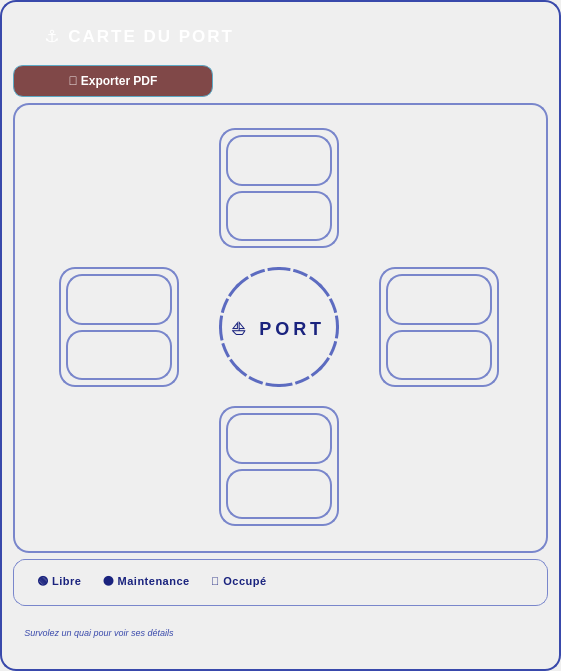
     <widget class="QFrame" name="frame_2">
      <property name="geometry">
       <rect>
        <x>30</x>
        <y>70</y>
        <width>561</width>
        <height>671</height>
       </rect>
      </property>
      <property name="styleSheet">
       <string notr="true">
background-color: qlineargradient(x1:0, y1:0, x2:0.3, y2:1,
  stop:0 #e8eaf6, stop:0.2 #c5cae9, stop:0.5 #e3f2fd, stop:0.8 #c5cae9, stop:1 #e8eaf6);
border: 2px solid #3949ab;
border-radius: 16px;</string>
      </property>
      <property name="frameShape">
       <enum>QFrame::Shape::StyledPanel</enum>
      </property>
      <property name="frameShadow">
       <enum>QFrame::Shadow::Raised</enum>
      </property>
      <layout class="QVBoxLayout" name="verticalLayout_map">
       <item>
        <widget class="QLabel" name="label_map_title">
         <property name="minimumSize">
          <size>
           <width>0</width>
           <height>40</height>
          </size>
         </property>
         <property name="styleSheet">
          <string notr="true">color: white;
font-size: 17px;
font-weight: bold;
letter-spacing: 2px;
padding: 8px 14px;
border: none;
background: qlineargradient(x1:0, y1:0, x2:1, y2:0,
  stop:0 #1a237e, stop:0.5 #283593, stop:1 #1a237e);
border-radius: 10px;</string>
         </property>
         <property name="text">
          <string>  ⚓ CARTE DU PORT</string>
         </property>
        </widget>
       </item>
       <item>
        <widget class="QPushButton" name="btnExportMapPdf">
         <property name="maximumSize">
          <size>
           <width>200</width>
           <height>32</height>
          </size>
         </property>
         <property name="styleSheet">
          <string notr="true">#btnExportMapPdf {
    background-color: rgba(80, 0, 0, 0.7);
    border: 1px solid rgba(89, 171, 200, 0.95);
    border-radius: 10px;
    padding: 6px 12px;
    color: white;
    font-weight: 600;
}

#btnExportMapPdf:hover {
    background-color: rgb(162, 15, 18);
    border-color: rgba(255, 140, 0, 0.9);
}
</string>
         </property>
         <property name="text">
          <string>📄 Exporter PDF</string>
         </property>
        </widget>
       </item>
       <item>
        <widget class="QFrame" name="mapContainer">
         <property name="minimumSize">
          <size>
           <width>450</width>
           <height>450</height>
          </size>
         </property>
         <property name="styleSheet">
          <string notr="true">background-color: qradialgradient(cx:0.5, cy:0.5, radius:0.9,
  fx:0.4, fy:0.4,
  stop:0 #e1f5fe, stop:0.3 #b3e5fc, stop:0.6 #e1f5fe, stop:1 #e8eaf6);
border-radius: 16px;
border: 2px solid #7986cb;</string>
         </property>
         <layout class="QGridLayout" name="gridLayout_map">
          <property name="leftMargin">
           <number>12</number>
          </property>
          <property name="topMargin">
           <number>12</number>
          </property>
          <property name="rightMargin">
           <number>12</number>
          </property>
          <property name="bottomMargin">
           <number>12</number>
          </property>
          <property name="spacing">
           <number>8</number>
          </property>
          <item row="2" column="1">
           <widget class="QFrame" name="zoneSud_map">
            <property name="minimumSize">
             <size>
              <width>120</width>
              <height>120</height>
             </size>
            </property>
            <property name="maximumSize">
             <size>
              <width>120</width>
              <height>120</height>
             </size>
            </property>
            <layout class="QVBoxLayout" name="verticalLayout_zoneSud">
             <property name="spacing">
              <number>5</number>
             </property>
             <property name="leftMargin">
              <number>5</number>
             </property>
             <property name="topMargin">
              <number>5</number>
             </property>
             <property name="rightMargin">
              <number>5</number>
             </property>
             <property name="bottomMargin">
              <number>5</number>
             </property>
             <item>
              <widget class="QLabel" name="label_zoneSud_map">
               <property name="styleSheet">
                <string notr="true">color: white;
font-weight: bold;
font-size: 10px;
qproperty-alignment: AlignCenter;</string>
               </property>
              </widget>
             </item>
             <item>
              <widget class="QLabel" name="value_zoneSud_map">
               <property name="styleSheet">
                <string notr="true">color: #27ae60;
font-weight: bold;
font-size: 9px;
qproperty-alignment: AlignCenter;</string>
               </property>
              </widget>
             </item>
            </layout>
           </widget>
          </item>
          <item row="0" column="1">
           <widget class="QFrame" name="zoneNord_map">
            <property name="minimumSize">
             <size>
              <width>120</width>
              <height>120</height>
             </size>
            </property>
            <property name="maximumSize">
             <size>
              <width>120</width>
              <height>120</height>
             </size>
            </property>
            <layout class="QVBoxLayout" name="verticalLayout_zoneNord">
             <property name="spacing">
              <number>5</number>
             </property>
             <property name="leftMargin">
              <number>5</number>
             </property>
             <property name="topMargin">
              <number>5</number>
             </property>
             <property name="rightMargin">
              <number>5</number>
             </property>
             <property name="bottomMargin">
              <number>5</number>
             </property>
             <item>
              <widget class="QLabel" name="label_zoneNord_map">
               <property name="styleSheet">
                <string notr="true">color: white;
font-weight: bold;
font-size: 10px;
qproperty-alignment: AlignCenter;</string>
               </property>
              </widget>
             </item>
             <item>
              <widget class="QLabel" name="value_zoneNord_map">
               <property name="styleSheet">
                <string notr="true">color: #3498db;
font-weight: bold;
font-size: 9px;
qproperty-alignment: AlignCenter;</string>
               </property>
              </widget>
             </item>
            </layout>
           </widget>
          </item>
          <item row="1" column="1">
           <widget class="QFrame" name="zoneCentre_map">
            <property name="minimumSize">
             <size>
              <width>120</width>
              <height>120</height>
             </size>
            </property>
            <property name="maximumSize">
             <size>
              <width>120</width>
              <height>120</height>
             </size>
            </property>
            <property name="styleSheet">
             <string notr="true">background-color: qradialgradient(cx:0.5, cy:0.5, radius:0.5,
  fx:0.5, fy:0.5,
  stop:0 rgba(21, 101, 192, 0.3),
  stop:0.4 rgba(21, 101, 192, 0.15),
  stop:0.8 rgba(21, 101, 192, 0.05),
  stop:1 transparent);
border-radius: 60px;
border: 3px dashed #5c6bc0;</string>
            </property>
            <layout class="QVBoxLayout" name="verticalLayout_centre">
             <item>
              <widget class="QLabel" name="label_centre_map">
               <property name="styleSheet">
                <string notr="true">color: #1a237e;
font-weight: bold;
font-size: 18px;
letter-spacing: 4px;
qproperty-alignment: AlignCenter;
border: none;
background: transparent;</string>
               </property>
               <property name="text">
                <string>⛵ PORT</string>
               </property>
              </widget>
             </item>
            </layout>
           </widget>
          </item>
          <item row="1" column="0">
           <widget class="QFrame" name="zoneOuest_map">
            <property name="minimumSize">
             <size>
              <width>120</width>
              <height>120</height>
             </size>
            </property>
            <property name="maximumSize">
             <size>
              <width>120</width>
              <height>120</height>
             </size>
            </property>
            <layout class="QVBoxLayout" name="verticalLayout_zoneOuest">
             <property name="spacing">
              <number>5</number>
             </property>
             <property name="leftMargin">
              <number>5</number>
             </property>
             <property name="topMargin">
              <number>5</number>
             </property>
             <property name="rightMargin">
              <number>5</number>
             </property>
             <property name="bottomMargin">
              <number>5</number>
             </property>
             <item>
              <widget class="QLabel" name="label_zoneOuest_map">
               <property name="styleSheet">
                <string notr="true">color: white;
font-weight: bold;
font-size: 10px;
qproperty-alignment: AlignCenter;</string>
               </property>
              </widget>
             </item>
             <item>
              <widget class="QLabel" name="value_zoneOuest_map">
               <property name="styleSheet">
                <string notr="true">color: #9b59b6;
font-weight: bold;
font-size: 9px;
qproperty-alignment: AlignCenter;</string>
               </property>
              </widget>
             </item>
            </layout>
           </widget>
          </item>
          <item row="1" column="2">
           <widget class="QFrame" name="zoneEst_map">
            <property name="minimumSize">
             <size>
              <width>120</width>
              <height>120</height>
             </size>
            </property>
            <property name="maximumSize">
             <size>
              <width>120</width>
              <height>120</height>
             </size>
            </property>
            <layout class="QVBoxLayout" name="verticalLayout_zoneEst">
             <property name="spacing">
              <number>5</number>
             </property>
             <property name="leftMargin">
              <number>5</number>
             </property>
             <property name="topMargin">
              <number>5</number>
             </property>
             <property name="rightMargin">
              <number>5</number>
             </property>
             <property name="bottomMargin">
              <number>5</number>
             </property>
             <item>
              <widget class="QLabel" name="label_zoneEst_map">
               <property name="styleSheet">
                <string notr="true">color: white;
font-weight: bold;
font-size: 10px;
qproperty-alignment: AlignCenter;</string>
               </property>
              </widget>
             </item>
             <item>
              <widget class="QLabel" name="value_zoneEst_map">
               <property name="styleSheet">
                <string notr="true">color: #f39c12;
font-weight: bold;
font-size: 9px;
qproperty-alignment: AlignCenter;</string>
               </property>
              </widget>
             </item>
            </layout>
           </widget>
          </item>
         </layout>
        </widget>
       </item>
       <item>
        <widget class="QLabel" name="label_legend">
         <property name="styleSheet">
          <string notr="true">
font-size: 11px;
qproperty-alignment: AlignCenter;
background-color: qlineargradient(x1:0, y1:0, x2:1, y2:0,
  stop:0 rgba(255,255,255,0.95), stop:0.5 rgba(227,242,253,0.9), stop:1 rgba(255,255,255,0.95));
border-radius: 12px;
padding: 8px 20px;
border: 1px solid #7986cb;
color: #1a237e;
font-weight: bold;
letter-spacing: 0.5px;</string>
         </property>
         <property name="text">
          <string>🟢 Libre      🟠 Maintenance      🔴 Occupé</string>
         </property>
        </widget>
       </item>
       <item>
        <widget class="QLabel" name="label_map_info">
         <property name="styleSheet">
          <string notr="true">
font-size: 9px;
font-style: italic;
qproperty-alignment: AlignCenter;
color: #3949ab;
background: transparent;
border: none;
padding: 2px 0px 8px 0px;</string>
         </property>
         <property name="text">
          <string>📍 Survolez un quai pour voir ses détails</string>
         </property>
        </widget>
       </item>
      </layout>
     </widget>
